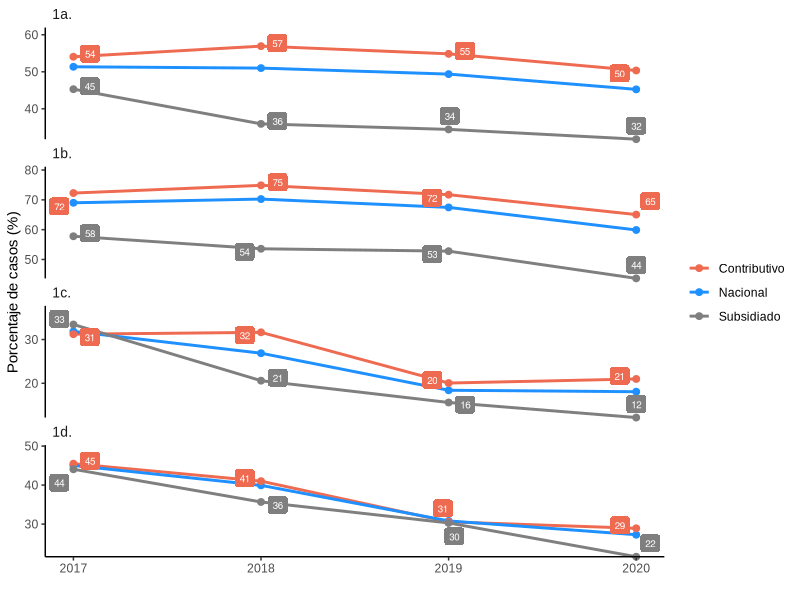

Reproduce this figure in R. (Note: this script raises an error after producing the figure.)
library(readxl)
library(dplyr)
library(ggplot2)
library(tidyverse)
library(ggrepel) 

rm(list=ls())

#Datos
datosfig1 <- read_excel("data/data_cap_014/datosfig1.xlsx") |>
  filter(Nivel %in% c("Nacional", "Contributivo", "Subsidiado"))

#Datos en formato ancho a largo
datos_long <- datosfig1 |>
  pivot_longer(
    cols = starts_with("20"),
    names_to = "Año",
    values_to = "Porcentaje"
  ) |>
  mutate(Año = as.integer(Año))


#Gráfica
brechasdet <- ggplot(datos_long, aes(x = Año, y = Porcentaje, color = Nivel)) +
  geom_line(size = 1) +
  geom_point(size = 2) +
  geom_label_repel(
    data = subset(datos_long, Nivel %in% c("Contributivo", "Subsidiado")),
    aes(label = round(Porcentaje, 0), fill = Nivel),
    color = "white",
    size = 2.5,
    label.size = 0,
    show.legend = FALSE,
    max.overlaps = 20,
    box.padding = 0.2,
    point.padding = 0.3,
    direction = "both",
    segment.color = "grey80",
    force = 2
  ) +
  facet_wrap(~ Evento, ncol = 1, scales = "free_y") +
  scale_y_continuous(expand = expansion(mult = c(0, 0.2))) +
  scale_color_manual(values = c(
    "Nacional" = "#1E90FF", 
    "Contributivo" = "#EE6A50", 
    "Subsidiado" = "grey50"
  )) +
  scale_fill_manual(values = c(
    "Contributivo" = "#EE6A50", 
    "Subsidiado" = "grey50"
  )) +
  theme_classic(base_family = "Arial") +
  theme(
    strip.placement = "outside",
    strip.background = element_blank(),
    strip.text = element_text(
      size = 10,
      hjust = 0,
      margin = margin(t = 0, b = 5, l = 5)
    ),
    legend.title = element_blank()
  ) +
  labs(
    x = "", y = "Porcentaje de casos (%)",
    color = "Régimen",
    fill = "Régimen"
  ) +
  coord_cartesian(clip = "off")

brechasdet



#Guardar gráfica
ggsave("outputs/grafic_cap_014/f1_brechasdet.jpg",
       plot = brechasdet, 
       width = 7, 
       height = 5, 
       dpi = 300)


